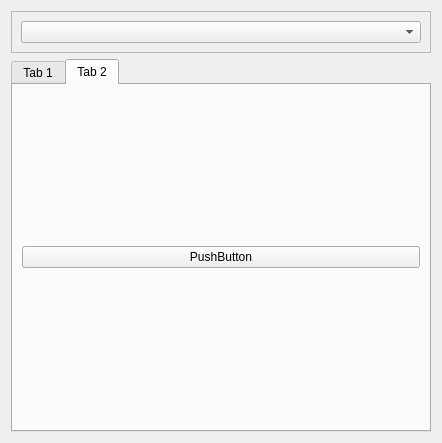
<?xml version="1.0" encoding="UTF-8"?>
<ui version="4.0">
 <class>Form</class>
 <widget class="QWidget" name="Form">
  <property name="geometry">
   <rect>
    <x>0</x>
    <y>0</y>
    <width>442</width>
    <height>443</height>
   </rect>
  </property>
  <property name="windowTitle">
   <string>Form</string>
  </property>
  <layout class="QVBoxLayout" name="verticalLayout_2">
   <item>
    <widget class="QFrame" name="frame">
     <property name="frameShape">
      <enum>QFrame::StyledPanel</enum>
     </property>
     <property name="frameShadow">
      <enum>QFrame::Raised</enum>
     </property>
     <layout class="QVBoxLayout" name="verticalLayout_3">
      <item>
       <widget class="QComboBox" name="comboBox_2"/>
      </item>
     </layout>
    </widget>
   </item>
   <item>
    <widget class="QTabWidget" name="tabWidget">
     <property name="currentIndex">
      <number>1</number>
     </property>
     <widget class="QWidget" name="tab">
      <attribute name="title">
       <string>Tab 1</string>
      </attribute>
      <layout class="QVBoxLayout" name="verticalLayout">
       <item>
        <widget class="QComboBox" name="comboBox"/>
       </item>
      </layout>
     </widget>
     <widget class="QWidget" name="tab_2">
      <attribute name="title">
       <string>Tab 2</string>
      </attribute>
      <layout class="QHBoxLayout" name="horizontalLayout">
       <item>
        <widget class="QPushButton" name="pushButton">
         <property name="text">
          <string>PushButton</string>
         </property>
        </widget>
       </item>
      </layout>
     </widget>
    </widget>
   </item>
  </layout>
 </widget>
 <resources/>
 <connections/>
</ui>
